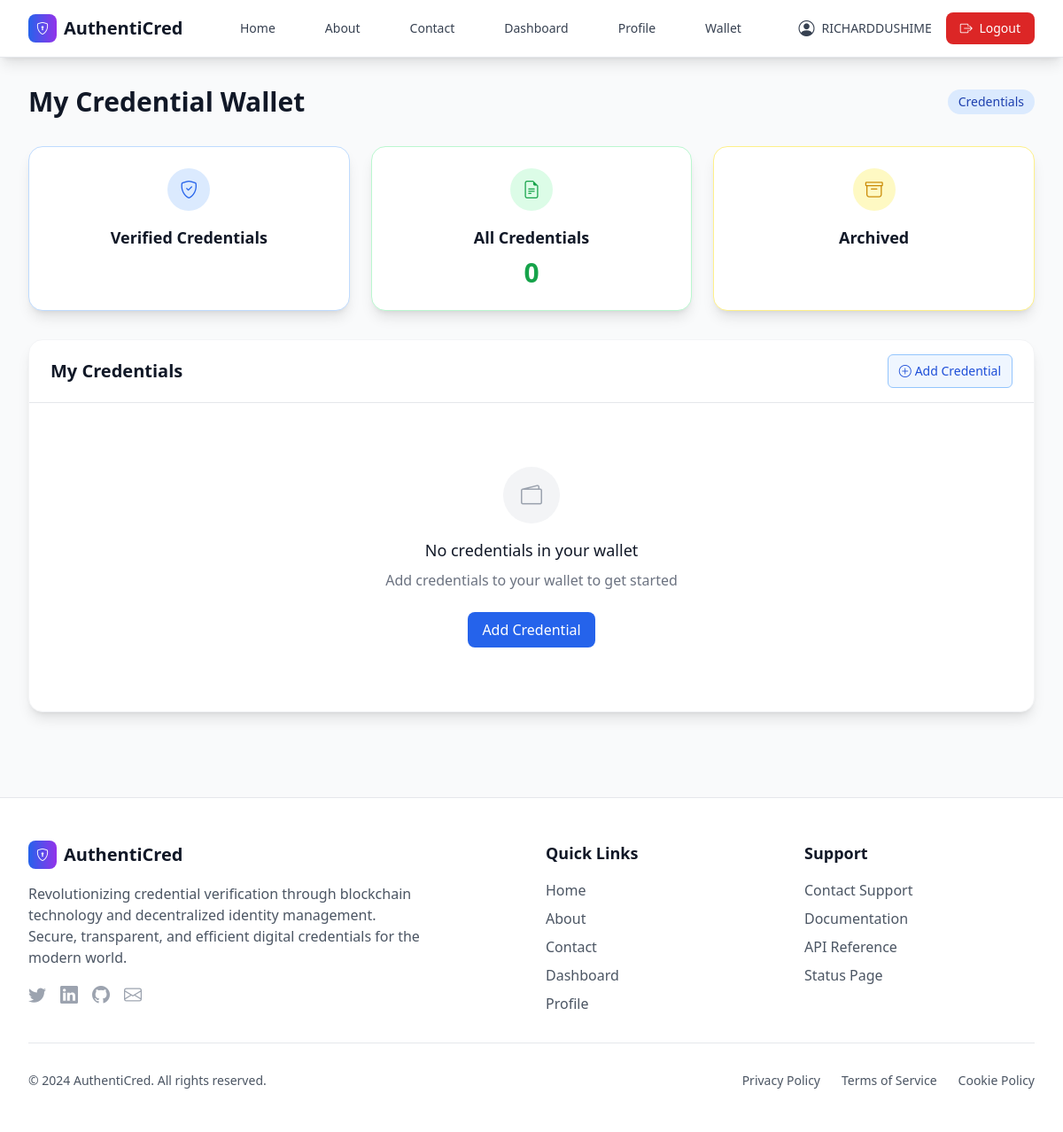
Before: /wallets/ (signed in) with the older database file.
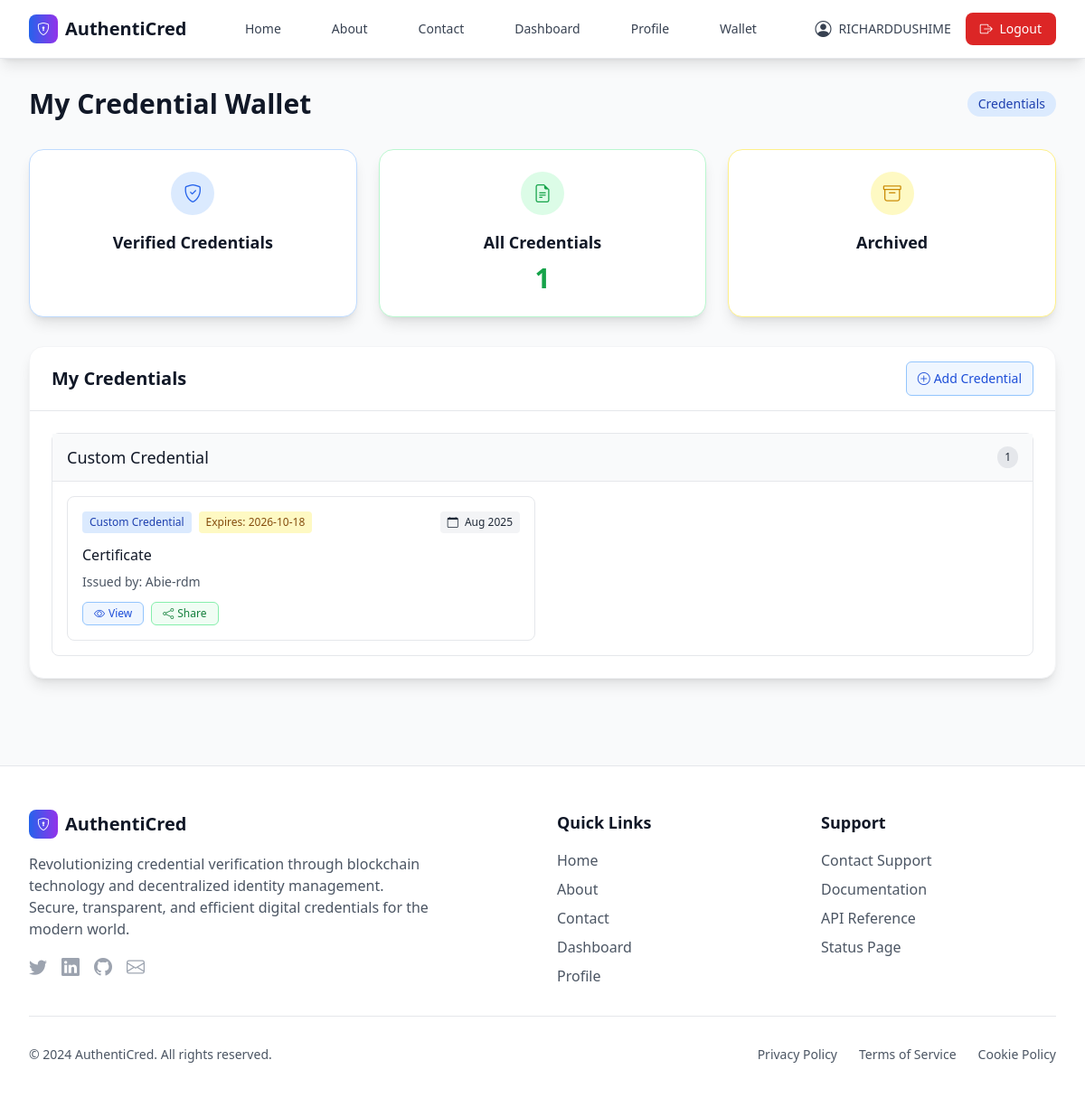
After: the same page with the newer database file.
### users/models.py (models this page shows, shortened)
class User(AbstractUser):
    id = models.UUIDField(primary_key=True, default=uuid.uuid4, editable=False)
    user_type = models.CharField(max_length=20, choices=USER_TYPE_CHOICES)
    did = models.CharField(max_length=255, unique=True, null=True, blank=True)
    public_key = models.TextField(null=True, blank=True)
    created_at = models.DateTimeField(default=timezone.now)
    updated_at = models.DateTimeField(auto_now=True)
    groups = models.ManyToManyField(
        Group,
        verbose_name='groups',
        blank=True,
        help_text='The groups this user belongs to.',
        related_name="custom_user_set",
        related_query_name="user",
    )
    user_permissions = models.ManyToManyField(
        Permission,
        verbose_name='user permissions',
        blank=True,
        help_text='Specific permissions for this user.',
        related_name="custom_user_set",
        related_query_name="user",
    )
    def is_issuer(self):
        return self.user_type == 'INSTITUTION'
    def is_holder(self):
        return self.user_type == 'STUDENT'
    def is_verifier(self):
        return self.user_type == 'EMPLOYER'

### wallets/models.py (models this page shows, shortened)
class WalletCredential(models.Model):
    id = models.UUIDField(primary_key=True, default=uuid.uuid4, editable=False)
    wallet = models.ForeignKey(Wallet, on_delete=models.CASCADE, related_name='wallet_credentials')
    credential = models.ForeignKey('credentials.Credential', on_delete=models.CASCADE)
    added_at = models.DateTimeField(auto_now_add=True)
    is_archived = models.BooleanField(default=False)
    class Meta:
        unique_together = ('wallet', 'credential')
        ordering = ['-added_at']

### credentials/models.py (models this page shows, shortened)
class Credential(models.Model):
    STATUS_CHOICES = (
        ('DRAFT', 'Draft'),
        ('ISSUED', 'Issued'),
        ('REVOKED', 'Revoked'),
        ('EXPIRED', 'Expired'),
    )
    id = models.UUIDField(primary_key=True, default=uuid.uuid4, editable=False)
    vc_json = models.JSONField()
    issuer = models.ForeignKey('users.User', on_delete=models.CASCADE, related_name='issued_credentials')
    holder = models.ForeignKey('users.User', on_delete=models.CASCADE, related_name='credentials')
    schema = models.ForeignKey(CredentialSchema, on_delete=models.SET_NULL, null=True, blank=True)
    title = models.CharField(max_length=255)
    description = models.TextField(blank=True, null=True)
    credential_type = models.CharField(max_length=100)
    status = models.CharField(max_length=20, choices=STATUS_CHOICES, default='DRAFT')
    created_at = models.DateTimeField(default=timezone.now)
    issued_at = models.DateTimeField(null=True, blank=True)
    expiration_date = models.DateField(null=True, blank=True)
    revocation_reason = models.TextField(blank=True, null=True)

### wallets/views.py (the view)
# urls.py: path('', views.wallet_home, name='wallet_home'),
@login_required
def wallet_home(request):
    wallet, created = Wallet.objects.get_or_create(user=request.user)
    if created:
        private_key, public_key = generate_key_pair()
        wallet.private_key = private_key
        wallet.save()
        request.user.public_key = public_key
        request.user.save()
    credentials = wallet.wallet_credentials.filter(is_archived=False).select_related('credential')
    credential_types = {}
    for wc in credentials:
        cred_type = wc.credential.credential_type
        if cred_type not in credential_types:
            credential_types[cred_type] = []
        credential_types[cred_type].append(wc)
    context = {
        'wallet': wallet,
        'credential_types': credential_types,
        'total_credentials': credentials.count(),
    }
    return render(request, 'wallets/wallet_home.html', context)

### wallets/templates/wallets/wallet_home.html (shortened to what this page needs)
{% extends 'users/base.html' %}
{% block content %}
<div class="max-w-7xl mx-auto">
    <div class="flex flex-col sm:flex-row justify-between items-start sm:items-center mb-8">
        <h1 class="text-3xl font-bold text-gray-900">My Credential Wallet</h1>
        <div class="flex items-center space-x-2 mt-4 sm:mt-0">
            <span class="bg-blue-100 text-blue-800 px-3 py-1 rounded-full text-sm font-medium">
                {{ wallet_credentials.count }} Credentials
            </span>
        </div>
    </div>
    <div class="grid md:grid-cols-3 gap-6 mb-8">
        <div class="bg-white rounded-2xl shadow-lg border border-blue-200 p-6 text-center">
            <div class="w-12 h-12 bg-blue-100 rounded-full flex items-center justify-center mx-auto mb-4">
                <i class="bi bi-shield-check text-blue-600 text-xl"></i>
            </div>
            <h3 class="text-lg font-semibold text-gray-900 mb-2">Verified Credentials</h3>
        </div>
        <div class="bg-white rounded-2xl shadow-lg border border-green-200 p-6 text-center">
            <div class="w-12 h-12 bg-green-100 rounded-full flex items-center justify-center mx-auto mb-4">
                <i class="bi bi-file-earmark-text text-green-600 text-xl"></i>
            </div>
            <h3 class="text-lg font-semibold text-gray-900 mb-2">All Credentials</h3>
            <p class="text-3xl font-bold text-green-600">{{ total_credentials }}</p>
        </div>
        <div class="bg-white rounded-2xl shadow-lg border border-yellow-200 p-6 text-center">
            <div class="w-12 h-12 bg-yellow-100 rounded-full flex items-center justify-center mx-auto mb-4">
                <i class="bi bi-archive text-yellow-600 text-xl"></i>
            </div>
            <h3 class="text-lg font-semibold text-gray-900 mb-2">Archived</h3>
        </div>
    </div>
    <div class="bg-white rounded-2xl shadow-lg border border-gray-100">
        <div class="px-6 py-4 border-b border-gray-200 flex justify-between items-center">
            <h2 class="text-xl font-semibold text-gray-900">My Credentials</h2>
            <a href="#" class="inline-flex items-center px-3 py-2 border border-blue-300 rounded-md text-sm font-medium text-blue-700 bg-blue-50 hover:bg-blue-100 transition-colors">
                <i class="bi bi-plus-circle mr-1"></i> Add Credential
            </a>
        </div>
        <div class="p-6">
            {% if credential_types %}
                <div class="space-y-6">
                    {% for cred_type, credentials in credential_types.items %}
                    <div class="border border-gray-200 rounded-lg">
                        <div class="px-4 py-3 bg-gray-50 border-b border-gray-200">
                            <div class="flex items-center justify-between">
                                <h3 class="text-lg font-medium text-gray-900">{{ cred_type }}</h3>
                                <span class="bg-gray-200 text-gray-800 px-2 py-1 rounded-full text-xs font-medium">
                                    {{ credentials|length }}
                                </span>
                            </div>
                        </div>
                        <div class="p-4">
                            <div class="grid md:grid-cols-2 gap-4">
                                {% for wc in credentials %}
                                <div class="border border-gray-200 rounded-lg p-4 hover:bg-gray-50 transition-colors">
                                    <div class="flex justify-between items-start mb-3">
                                        <div class="flex flex-wrap gap-2">
                                            <span class="bg-blue-100 text-blue-800 px-2 py-1 rounded text-xs font-medium">
                                                {{ wc.credential.credential_type }}
                                            </span>
                                            {% if wc.credential.expiration_date %}
                                            <span class="bg-yellow-100 text-yellow-800 px-2 py-1 rounded text-xs font-medium">
                                                Expires: {{ wc.credential.expiration_date|date:"Y-m-d" }}
                                            </span>
                                            {% endif %}
                                        </div>
                                        <span class="bg-gray-100 text-gray-800 px-2 py-1 rounded text-xs font-medium">
                                            <i class="bi bi-calendar mr-1"></i> {{ wc.added_at|date:"M Y" }}
                                        </span>
                                    </div>
                                    <h4 class="font-medium text-gray-900 mb-2">{{ wc.credential.title }}</h4>
                                    <p class="text-sm text-gray-600 mb-3">
                                        Issued by: {{ wc.credential.issuer.username }}
                                    </p>
                                    <div class="flex space-x-2">
                                        <a href="{% url 'credential_detail' wc.credential.id %}"
                                           class="inline-flex items-center px-3 py-1 border border-blue-300 rounded-md text-xs font-medium text-blue-700 bg-blue-50 hover:bg-blue-100 transition-colors">
                                            <i class="bi bi-eye mr-1"></i> View
                                        </a>
                                        <a href="{% url 'share_credential' wc.id %}"
                                           class="inline-flex items-center px-3 py-1 border border-green-300 rounded-md text-xs font-medium text-green-700 bg-green-50 hover:bg-green-100 transition-colors">
                                            <i class="bi bi-share mr-1"></i> Share
                                        </a>
                                    </div>
                                </div>
                                {% endfor %}
                            </div>
                        </div>
                    </div>
                    {% endfor %}
                </div>
            {% else %}
                <div class="text-center py-12">
                    <div class="w-16 h-16 bg-gray-100 rounded-full flex items-center justify-center mx-auto mb-4">
                        <i class="bi bi-wallet2 text-gray-400 text-2xl"></i>
                    </div>
                    <h3 class="text-lg font-medium text-gray-900 mb-2">No credentials in your wallet</h3>
                    <p class="text-gray-500 mb-6">Add credentials to your wallet to get started</p>
                    <a href="#" class="inline-flex items-center px-4 py-2 bg-blue-600 hover:bg-blue-700 text-white rounded-lg font-medium transition-colors">
                        Add Credential
                    </a>
                </div>
            {% endif %}
        </div>
    </div>
</div>
{% endblock %}

### users/templates/users/components/navbar.html (shortened to what this page needs)
<nav class="bg-white shadow-lg border-b border-gray-200">
    <div class="max-w-7xl mx-auto px-4 sm:px-6 lg:px-8">
        <div class="flex justify-between h-16">
            <div class="flex items-center">
                <a href="{% url 'home' %}" class="flex items-center space-x-2 text-xl font-bold text-gray-900">
                    <div class="w-8 h-8 bg-gradient-to-r from-blue-600 to-purple-600 rounded-lg flex items-center justify-center">
                        <i class="bi bi-shield-lock text-white text-sm"></i>
                    </div>
                    <span>AuthentiCred</span>
                </a>
            </div>
            <div class="hidden md:flex items-center space-x-8">
                <a href="{% url 'home' %}" class="text-gray-700 hover:text-blue-600 px-3 py-2 rounded-md text-sm font-medium transition-colors">
                    Home
                </a>
                <a href="{% url 'about' %}" class="text-gray-700 hover:text-blue-600 px-3 py-2 rounded-md text-sm font-medium transition-colors">
                    About
                </a>
                <a href="{% url 'contact' %}" class="text-gray-700 hover:text-blue-600 px-3 py-2 rounded-md text-sm font-medium transition-colors">
                    Contact
                </a>
                {% if user.is_authenticated %}
                <a href="{% url 'dashboard' %}" class="text-gray-700 hover:text-blue-600 px-3 py-2 rounded-md text-sm font-medium transition-colors">
                    Dashboard
                </a>
                <a href="{% url 'profile' %}" class="text-gray-700 hover:text-blue-600 px-3 py-2 rounded-md text-sm font-medium transition-colors">
                    Profile
                </a>
                {% if user.is_holder %}
                <a href="{% url 'wallet_home' %}" class="text-gray-700 hover:text-blue-600 px-3 py-2 rounded-md text-sm font-medium transition-colors">
                    Wallet
                </a>
                {% endif %}
                {% endif %}
            </div>
            <div class="flex items-center space-x-4">
                {% if user.is_authenticated %}
                <div class="flex items-center space-x-2 text-sm text-gray-700">
                    <i class="bi bi-person-circle text-lg"></i>
                    <span>{{ user.username }}</span>
                </div>
                <a href="{% url 'logout' %}" class="bg-red-600 hover:bg-red-700 text-white px-4 py-2 rounded-lg text-sm font-medium transition-colors">
                    <i class="bi bi-box-arrow-right mr-1"></i> Logout
                </a>
                {% endif %}
            </div>
        </div>
    </div>
</nav>

Changed rows visible on the page:
added WalletCredential: credential_type "Custom Credential", credentials "1", credential.credential_type "Custom Credential", credential.expiration_date "2026-10-18", added_at "Aug 2025", credential "Certificate", credential.issuer.username "Abie-rdm"
Other visible differences:
{{ total_credentials }}: "0" → "1"
text no longer shown: "No credentials in your wallet Add credentials to your wallet to get started Add Credential"
